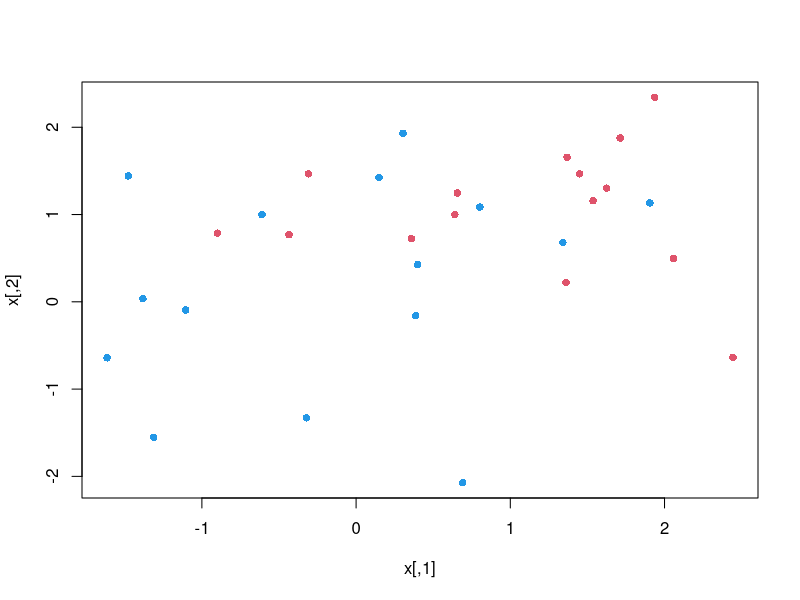
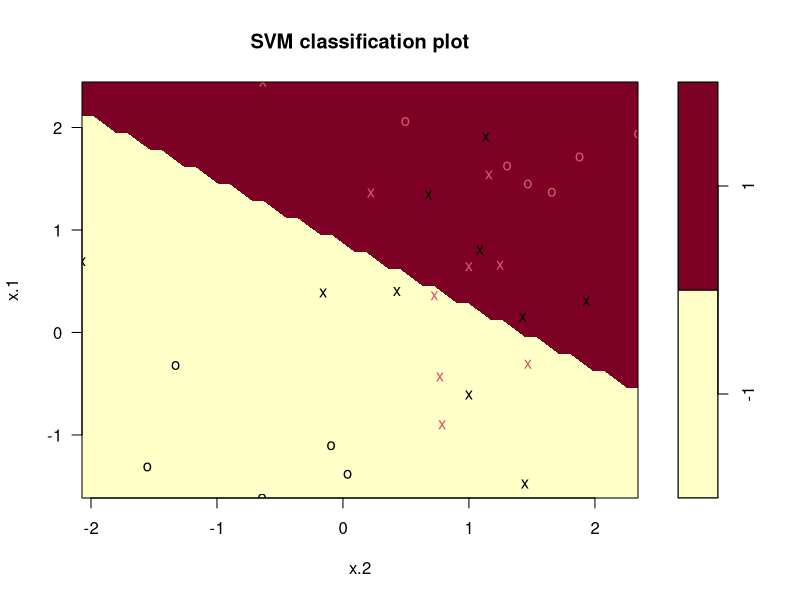
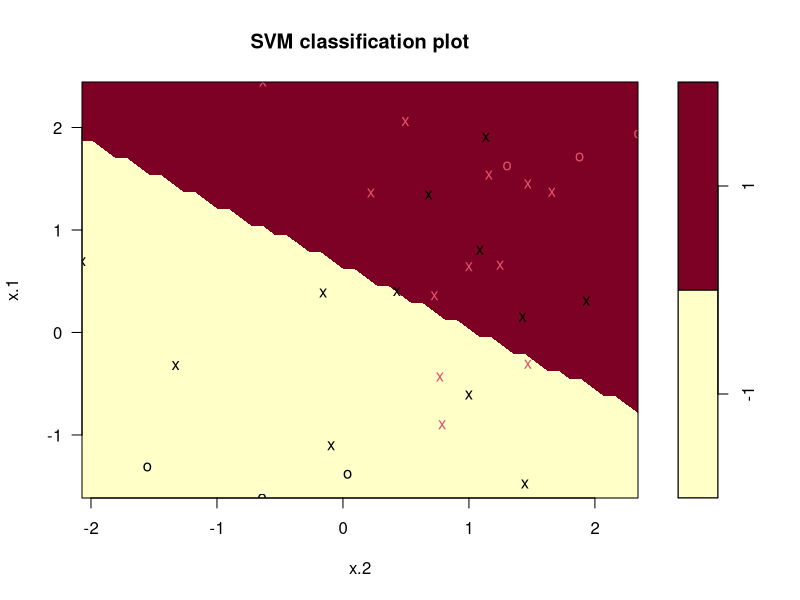
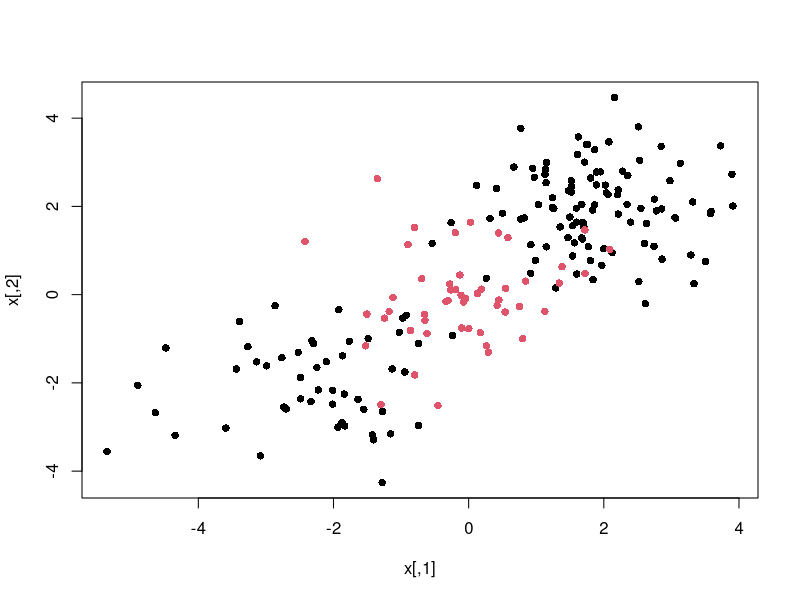
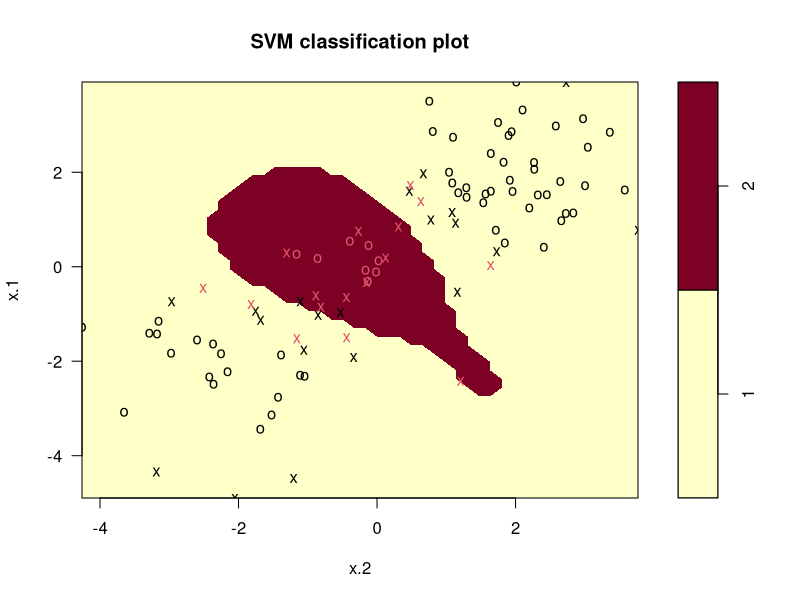
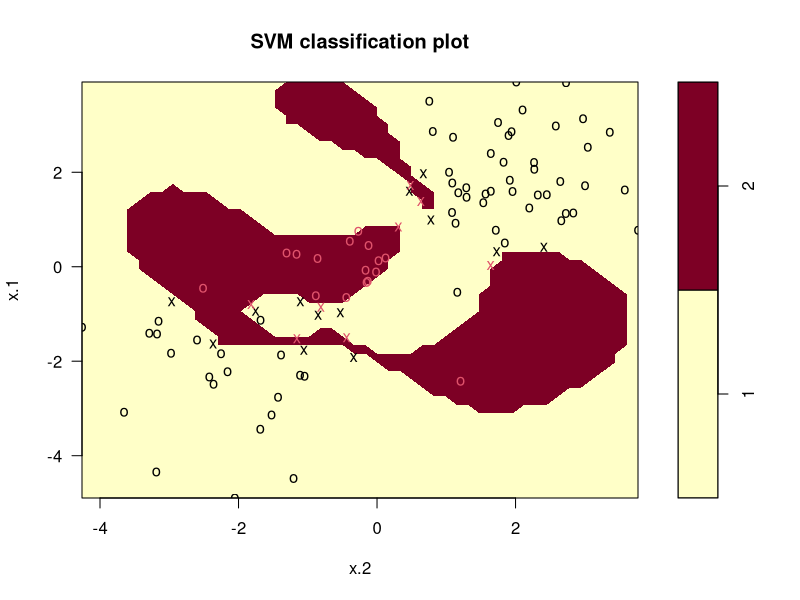

The R source for these figures, in order:
# Ejemplo 3. Máquinas de Vectores de Soporte

#### Clasificador de vectores de soporte

# Cargamos el paquete `e1071` para ajustar máquinas de vectores de soporte


# install.packages("e1071") para instalarlo
library(e1071) 


###
  
# Generamos observaciones correspondientes a dos clases


set.seed(754)
x <- matrix(rnorm(30*2), ncol = 2)
y <- c(rep(-1, 15), rep(1, 15))
x[y == 1, ] <- x[y == 1, ] + 1


###
  
  
plot(x, col = (3-y), pch = 16)


###
  
# Creamos un data frame con la respuesta como factor


dat <- data.frame(x = x, y = as.factor(y))
tail(dat)


###
  
# Ajustamos el clasificador de vectores de soporte con la función `svm`


svmfit <- svm(y~., data = dat, kernel = "linear", 
              cost = 10, scale = FALSE)


# Acontinuación, mostramos el clasificador de vectores de soporte junto con las observaciones. Los vectores de soporte se muestran como $x's$

###


plot(svmfit, dat)


###

# También podemos observar los índices (números de filas en el data frame) que corresponden a vectores de soporte


svmfit$index



length(svmfit$index)


###

# Mostramos un breve resumen del ajuste

summary(svmfit)


###

# Volvemos a realizar el ajuste pero ahora con el valor del parámetro `cost = 0.1`


svmfit <- svm(y~., data = dat, kernel = "linear", 
cost = 0.1, scale = FALSE)


###


plot(svmfit, dat)


###

# Tenemos más vectores de soporte


length(svmfit$index)

svmfit$index

###

# El siguiente comando indica que queremos comparar MVS con un kernel lineal, usando un rago de valores del parámetro `cost`

set.seed(524)
tune.out <- tune(svm, y~., data = dat, kernel = "linear", 
ranges = list(cost = c(0.001, 0.01, 0.1, 1, 5, 10, 100)))


###

summary(tune.out)


###

# Elegimos el mejor modelo ajustado


bestmod <- tune.out$best.model


###


summary(bestmod)


###

# Ahora consideramos un conjunto de datos de prueba


xtest <- matrix(rnorm(45*2), ncol = 2)
ytest <- sample(c(-1, 1), 45, rep = TRUE)
xtest[ytest == 1, ] <- xtest[ytest == 1, ] + 1
testdat <- data.frame(x = xtest, y = as.factor(ytest))
tail(testdat)


###

# Realizamos una clasificación usando el mejor modelo ajustado y el conjunto de datos de prueba. Luego, mostramos la matriz de confusión


ypred <- predict(bestmod, testdat)
table(predict = ypred, truth = testdat$y)


###

#### Máquinas de vectores de soporte

# Generamos datos con una frontera de clase no lineal


set.seed(6891)
x <- matrix(rnorm(200*2), ncol = 2)
x[1:100,] <- x[1:100,] + 2
x[101:150,] <- x[101:150,] - 2
y <- c(rep(1, 150), rep(2, 50))
dat <- data.frame(x = x, y = as.factor(y))
head(dat)


###


plot(x, col = y, pch = 16)


###

# Generamos índices para el conjunto de entrenamiento

train <- sample(200, 100)
tail(as.data.frame(train))


###

# Ajustamos una máquina de vectores de soporte con un kernel radial y valores de los parámetros `gamma = 1` y `cost = 1`

svmfit <- svm(y~., data = dat[train, ], 
kernel = "radial", gamma = 1, cost = 1)


###


plot(svmfit, dat[train, ])


###

summary(svmfit)

###

# Ajustamos una máquina de vectores de soporte con un kernel radial y valores de los parámetros `gamma = 1` y `cost = 1e5`

svmfit <- svm(y~., data = dat[train, ], 
kernel = "radial", gamma = 1, cost = 1e5)


###


plot(svmfit, dat[train, ])


###

# Ajustamos máquinas de vectores de soporte con un kernel radial para diferentes valores de los parámetros `cost` y `gamma`

set.seed(1980)
tune.out <- tune(svm, y~., data = dat[train, ], kernel = "radial", 
ranges = list(cost = c(0.1, 1, 10, 100, 1000), 
gamma = c(0.5, 1, 2, 3, 4)))


###

summary(tune.out)


###

# Realizamos clasificación con el mejor modelo ajustado y obtenemos la matriz de confusión.

table(true = dat[-train, "y"], 
pred = predict(tune.out$best.model, newdata = dat[-train,]))

